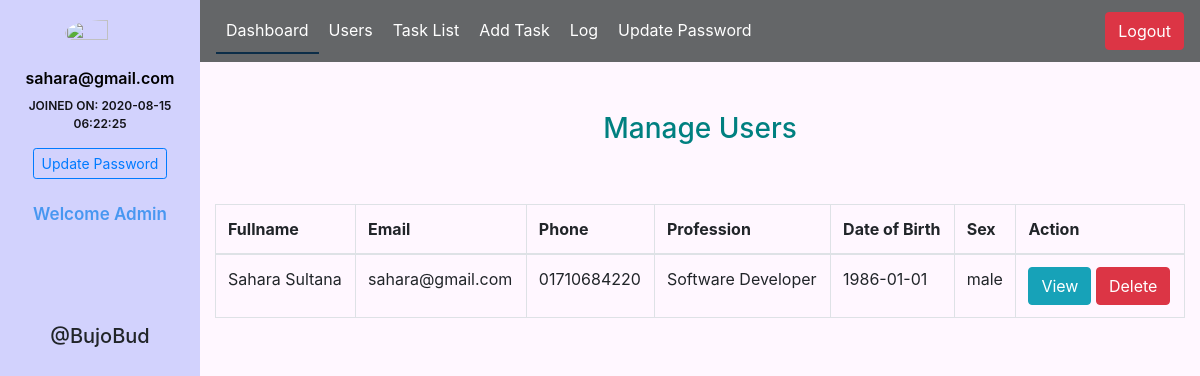
The page /admin/users.php (signed in) on the database as committed earlier.
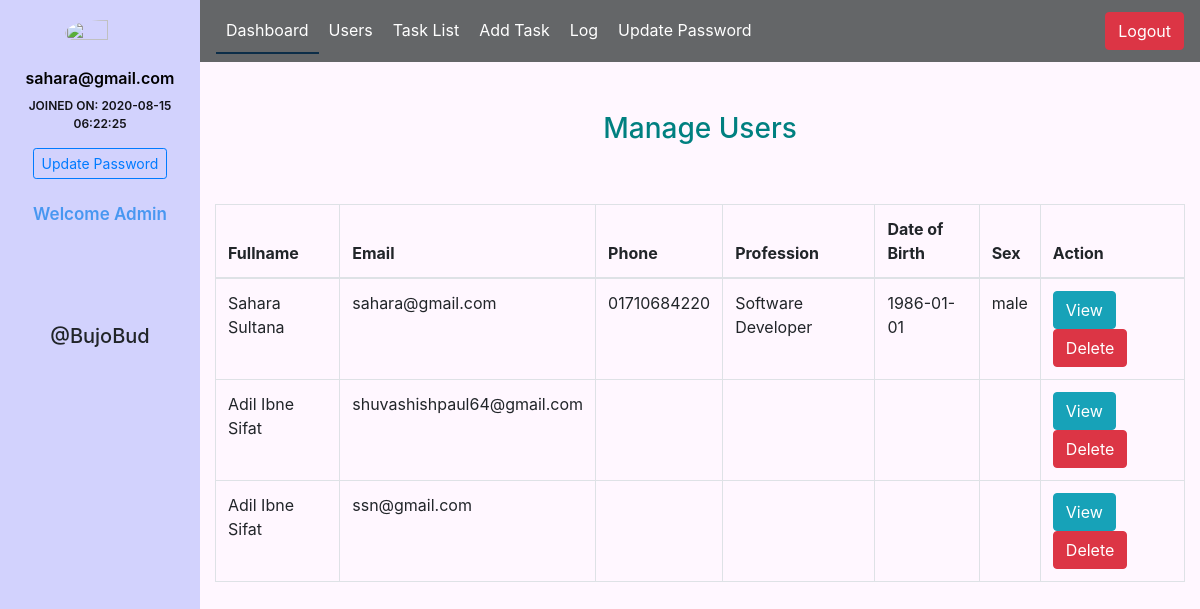
The same page on the database as committed later.
### tables this page shows
CREATE TABLE `user` (
  `id` int(11) NOT NULL,
  `fullname` varchar(255) NOT NULL,
  `email` varchar(255) NOT NULL,
  `phone` varchar(20) DEFAULT NULL,
  `password` varchar(255) NOT NULL,
  `image` text NOT NULL,
  `profession` varchar(128) DEFAULT NULL,
  `dob` varchar(128) DEFAULT NULL,
  `sex` varchar(10) DEFAULT NULL,
  `bio` text,
  `is_verified` tinyint(1) NOT NULL DEFAULT '0',
  `token` text,
  `created_at` datetime DEFAULT NULL,
  `updated_at` datetime DEFAULT NULL
);

### Model/Database.php (called while the page is built, shortened)
<?php
class Database{
    public $db;
    public function __construct()
    {
        $con=new PDO("mysql:host=localhost;dbname=bujobud","root","");
        $con->setAttribute(PDO::ATTR_ERRMODE, PDO::ERRMODE_EXCEPTION);
        if (!isset($this->db)){
            $this->db = $con;
        }
    }
}

### Model/Admin.php (called while the page is built, shortened)
<?php
include_once 'Database.php';
class Admin extends Database{
    public function getAdminById($id){
        $st = $this->db->prepare("SELECT * FROM admin WHERE id=:id");
        $st->bindParam(':id',$id);
        $st->execute();
        $resultSet = $st->fetch(PDO::FETCH_OBJ);
        return $resultSet;
    }
}

### Model/User.php (called while the page is built, shortened)
<?php
include_once 'Database.php';
class User extends Database{
    public function getUsers(){
        $st = $this->db->prepare('SELECT * FROM user');
        $st->execute();
        $resultSet = $st->fetchAll(PDO::FETCH_OBJ);
        return $resultSet;
    }
}

### admin/users.php (the view, shortened to what this page needs)
<?php
require_once '../Model/User.php';
$user = new User();
$users = $user->getUsers();
?>
<!DOCTYPE html>
<html lang="en">
<head>
    <link rel="stylesheet" href="../css/bootstrap.min.css">
    <link rel="stylesheet" href="../css/style_updated.css">
    <link rel="stylesheet" href="https://cdnjs.cloudflare.com/ajax/libs/font-awesome/4.7.0/css/font-awesome.css" />
    <link rel="stylesheet" href="profile.css">
</head>
<body>
    <div class="container-fluid">
        <div class=" row profile">
            <div class="col-md-2 sidebar1">
                <?php
                    include 'profile.php' ;
                ?>
            </div>
            <div class="col-md-10 sidebar2">
                <?php include 'navbar.php';?>
                <section id="profile-info">
                    <div class="col-md-12">
                        <h3> Manage Users </h3>
                        <table class="table table-bordered">
                            <thead>
                            <tr>
                                <th scope="col">Fullname</th>
                                <th scope="col">Email</th>
                                <th scope="col">Phone</th>
                                <th scope="col">Profession</th>
                                <th scope="col">Date of Birth</th>
                                <th scope="col">Sex</th>
                                <th scope="col">Action</th>
                            </tr>
                            </thead>
                            <tbody>
                            <?php
                            foreach ($users as $user){ ?>
                                <tr>
                                    <td><?php echo $user->fullname; ?></td>
                                    <td><?php echo $user->email; ?></td>
                                    <td><?php echo $user->phone; ?></td>
                                    <td><?php echo $user->profession; ?></td>
                                    <td><?php echo $user->dob; ?></td>
                                    <td><?php echo $user->sex; ?></td>
                                    <td>
                                        <a href="user_profile.php?id=<?php echo $user->id ?>" class="btn btn-info">View</a> <a onclick="return confirm('Are you sure to delete?')" href="delete_user.php?id=<?php echo $user->id ?>" class="btn btn-danger">Delete</a>
                                    </td>
                                </tr>
                            <?php }
                            ?>
                            </tbody>
                        </table>
                    </div>
                </section>
</body>
</html>

### admin/profile.php
<?php
require_once '../Model/Admin.php';
$admin = new Admin();
$adminInfo = $admin->getAdminById($_SESSION['admin_id']);
?>
<div class="profile-userpic">
    <img src="../img/admin.png ?>" class="img-responsive center" alt="">
</div>
<div class="profile-usertitle">
    <div class="profile-usertitle-name">
        <?php echo $adminInfo->email ?>
    </div>
    <div class="profile-usertitle-job">
        Joined on: <?php echo $adminInfo->created_at ?>
    </div>
</div>
<div align="center">
    <a href="update_password.php" class="btn btn-sm btn-outline-primary">Update Password</a>
</div>
<div>
    <h4 class="text-center profile-desc-title">Welcome Admin</h4>
</div>
<div class="website-details">
    <h5 class="text-center">@BujoBud</h5>
</div>

### admin/navbar.php (shortened to what this page needs)
<nav class="navbar navbar-expand-lg navbar-light bg-light">
    <div class="collapse navbar-collapse" id="navbarSupportedContent">
        <ul class="navbar-nav mr-auto">
            <li class="nav-item active">
                <a class="nav-link" href="dashboard.php">Dashboard<span class="sr-only">(current)</span></a>
            </li>
            <li class="nav-item">
                <a class="nav-link" href="users.php">Users</a>
            </li>
            <li class="nav-item">
                <a class="nav-link" href="tasks.php">Task List</a>
            </li>
            <li class="nav-item">
                <a class="nav-link" href="add_task.php">Add Task</a>
            </li>
            <li class="nav-item">
                <a class="nav-link" href="logs.php">Log</a>
            </li>
            <li class="nav-item">
                <a class="nav-link" href="update_password.php">Update Password</a>
            </li>
        </ul>
        <form class="form-inline my-2 my-lg-0">
            <a href="logout.php" class="btn btn-danger my-2 my-sm-0">Logout</a>
        </form>
    </div>
</nav>

### css/style_updated.css (style rules this page uses)
.col-md-10 { padding-right: 0; padding-left: 0; }
.active { border-bottom: 2px solid #0C2D48; }

### admin/profile.css (style rules this page uses)
* { margin: 0; padding: 0; }
.sidebar1 { width: 100%; min-height: 100%; background: rgb(210, 210, 253); }
.sidebar2 { margin-bottom: 3%; width: 100%; min-height: 100vh; background-color: rgb(255, 247, 255); }
.profile-userpic img { float: none; margin-top: 20px; margin-left: 50px; width: 50%; height: 50%; -webkit-border-radius: 50% !important; -moz-border-radius: 50% !important; border-radius: 50% !important; }
.profile-usertitle { text-align: center; margin-top: 20px; }
.profile-usertitle-name { color: #000000; font-size: 16px; font-weight: 600; margin-bottom: 7px; }
.profile-usertitle-job { text-transform: uppercase; color: #131318; font-size: 12px; font-weight: 600; margin-bottom: 15px; }
.profile-desc-title { margin-top: 25px; color: #4897f1; font-size: 17px; font-weight: 600; }
.website-details h5 { text-align: center; margin-top: 100px; }
.navbar { background-color: #646668 !important; }
.navbar-nav li a { color: #ffffff !important; font-weight:normal; border: 2px solid #646668 ; transition: 0.7s; }
#profile-info h3 { text-align: center; color: teal; padding: 50px; }

Rows that differ between the two databases and show on the page:
added user: fullname "Adil Ibne Sifat", email "shuvashishpaul64@gmail.com"
added user: fullname "Adil Ibne Sifat", email "ssn@gmail.com"
